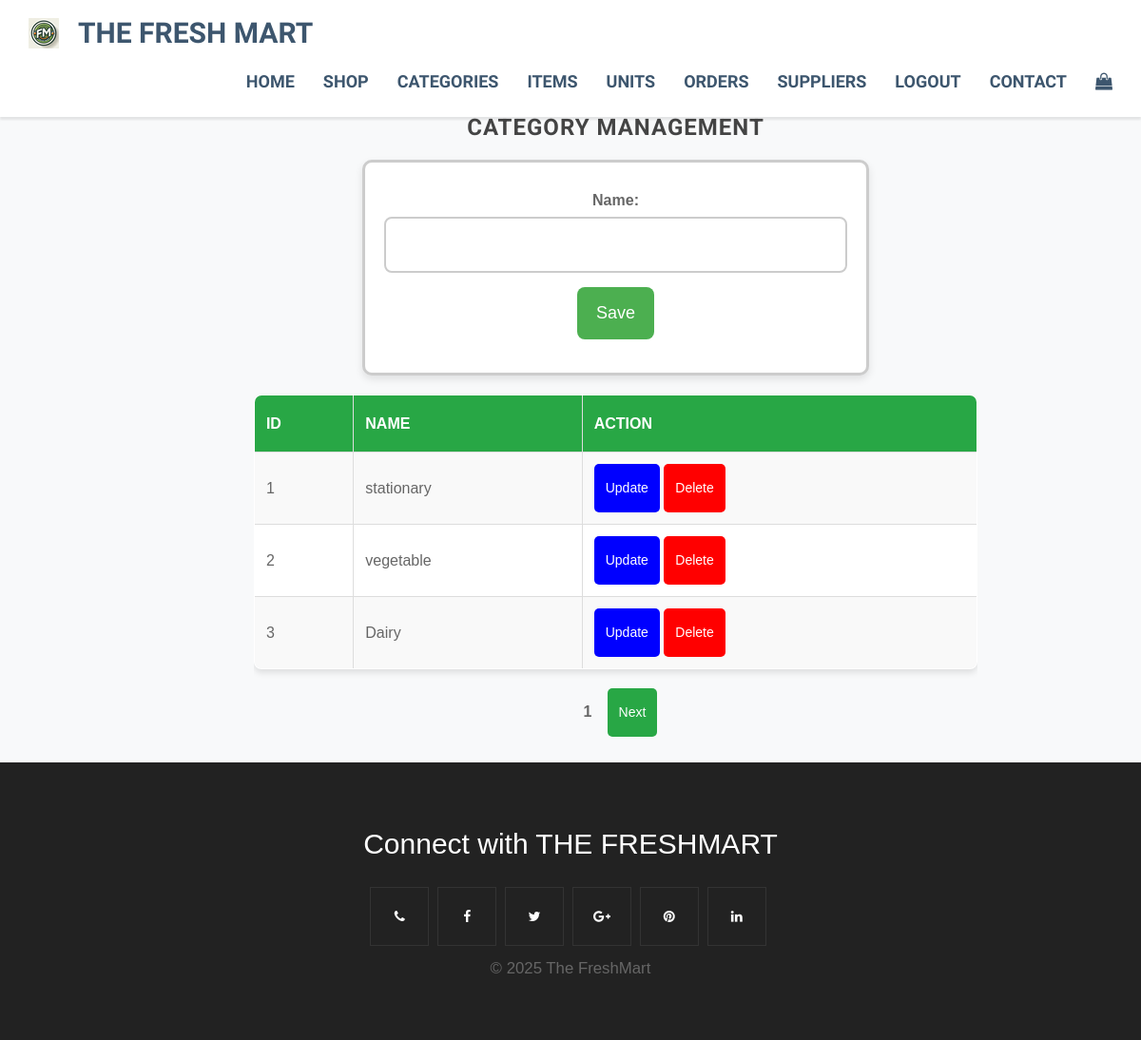
/app/category/ (signed in), run on the app's committed database.
### app/models.py (models this page shows, shortened)
class category (models.Model):
    name = models.CharField(max_length = 20)

### app/views.py (the view)
# urls.py: path('category/', views.categoryview,name='category'),
@login_required
def categoryview(request):
    categories = category.objects.all()  # Fetching all category objects
    paginator = Paginator(categories, 3)
    page_number = request.GET.get('page')
    page = paginator.get_page(page_number)
    if request.method =='POST':
        form = CategoryForm(request.POST)
        if form.is_valid():
            form.save()
    else:
        form = CategoryForm()
    context = {'form':form,'cats':categories,'page':page}
    return render(request, 'category.html', context)

### app/forms.py
class CategoryForm(forms.ModelForm):
    class Meta:
        model = category
        fields = '__all__'  # or specify the fields you want to include

### app/templates/category.html (shortened to what this page needs)
{% extends "base.html" %}
{% block content %}
<div class="item content management">
	<div class="container">
		<div class="col-md-11 col-md-offset-1">
			<div class="slide-text">
				<div>
					<h2><span class="uppercase">Category Management</span></h2>
                    <div class= "form">
                        <div class="form-container">
                            <form method="POST">
                                {{form}}
                                <button class="form-button" type="submit">Save</button>
                            </form>
                        </div>
                    </div>
                    <table border="1">
                        <tr>
                            <th>ID</th>
                            <th>Name</th>
                            <th>Action</th>
                        </tr>
                        {% for category in page %}
                        <tr>
                            <td>{{category.id}}</td>
                            <td>{{category.name}}</td>
                            <td>
                                <button class="update-btn" style="background-color: blue; color: white;"><a href="{% url 'update_catergory' category.id %}?page={{ page.number }}">Update</a></button>
                                <button class="delete-btn" style="background-color: red; color: white;"><a href="{% url 'delete_confirm_category' category.id %}?page={{ page.number }}">Delete</a></button>
                            </td>
                        </tr>
                        {% endfor %}
                    </table>
                    <label>{{ page.number }}</label>
                     {% if page.has_next %}
                         <button ><a href="?page={{ page.next_page_number }}">Next</a></button>
                     {% endif %}
				</div>
			</div>
		</div>
	</div>
</div>
<br/>
{% endblock %}

### app/static/css/style.css (style rules this page uses)
body { font-family:Roboto; font-weight:300; font-size:16px; color:#777; line-height:1.7; }
h1,h2,h3,h4,h5,h6 { font-family:Roboto; font-weight:700; }
.item.content,.item.portfolio,.item.team,.item.pricing,.item.contact { padding-top:40px; padding-bottom:0px; }
.item.content.management { margin-top: 80px;; }
.slide-text { position:relative; color:#666; overflow:hidden; text-align:center; font-size:22px; font-weight:300; line-height:35px; max-width:75%; margin:0px auto; margin-top:0px; }
.slide-text { position:relative; color:#666; overflow:hidden; text-align:center; font-size:22px; font-weight:300; line-height:35px; max-width:75%; margin:0px auto; }
.slide-text h2 { font-style:normal; font-size:24px; line-height:28px; color:#444; text-transform:uppercase; letter-spacing:1px; margin-bottom:15px; margin-top:0; }
button { background-color: #27ae60; color: white; padding: 8px 12px; border: none; border-radius: 5px; cursor: pointer; }
body { font-family: 'Arial', sans-serif; background-color: #f4f4f9; margin: 0; padding: 0; }
.form-container { width: 70%; margin: 20px auto; padding: 20px; border: 3px solid #ccc; border-radius: 10px; background-color: #ffffff; box-shadow: 0 4px 8px rgba(0, 0, 0, 0.1); }
.form-container { margin: 20px auto; }
input[type="text"], input[type="email"], input[type="password"], textarea { border: 2px solid #cccccc; border-radius: 8px; padding: 10px; font-size: 16px; width: 100%; transition: all 0.3s ease-in-out; }
input::placeholder, textarea::placeholder { color: #888888; font-style: italic; }
button[type="submit"] { background-color: #4caf50; color: white; border: none; border-radius: 8px; padding: 10px 20px; font-size: 18px; cursor: pointer; transition: background-color 0.3s ease-in-out; }
form > * { margin-bottom: 15px; }
body { font-family: Arial, sans-serif; background-color: #f8f9fa; margin: 0; padding: 0; }
h2, h3 { color: #333; }
a { text-decoration: none; color: inherit; }

### app/static/css/tables.css (style rules this page uses)
table { width: 100%; border-collapse: collapse; margin-bottom: 20px; background-color: #fff; border: 1px solid #ddd; border-radius: 8px; box-shadow: 0 4px 6px rgba(0, 0, 0, 0.1); overflow: hidden; }
table th, table td { border: 1px solid #ddd; text-align: left; padding: 12px; font-size: 16px; }
table th { background-color: #28a745; color: white; text-transform: uppercase; font-weight: bold; }
table tr:nth-child(even) { background-color: #f9f9f9; }
button { background-color: #28a745; color: white; border: none; padding: 8px 12px; border-radius: 5px; cursor: pointer; font-size: 14px; transition: background-color 0.3s ease; }
button a { color: white; text-decoration: none; }
label { font-size: 16px; margin: 0 10px; font-weight: bold; }
a { text-decoration: none; }

### data on the page
category: id "1", name "stationary"
category: id "2", name "vegetable"
category: id "3", name "Dairy"

### other printed values
{{ page.number }} "1"
